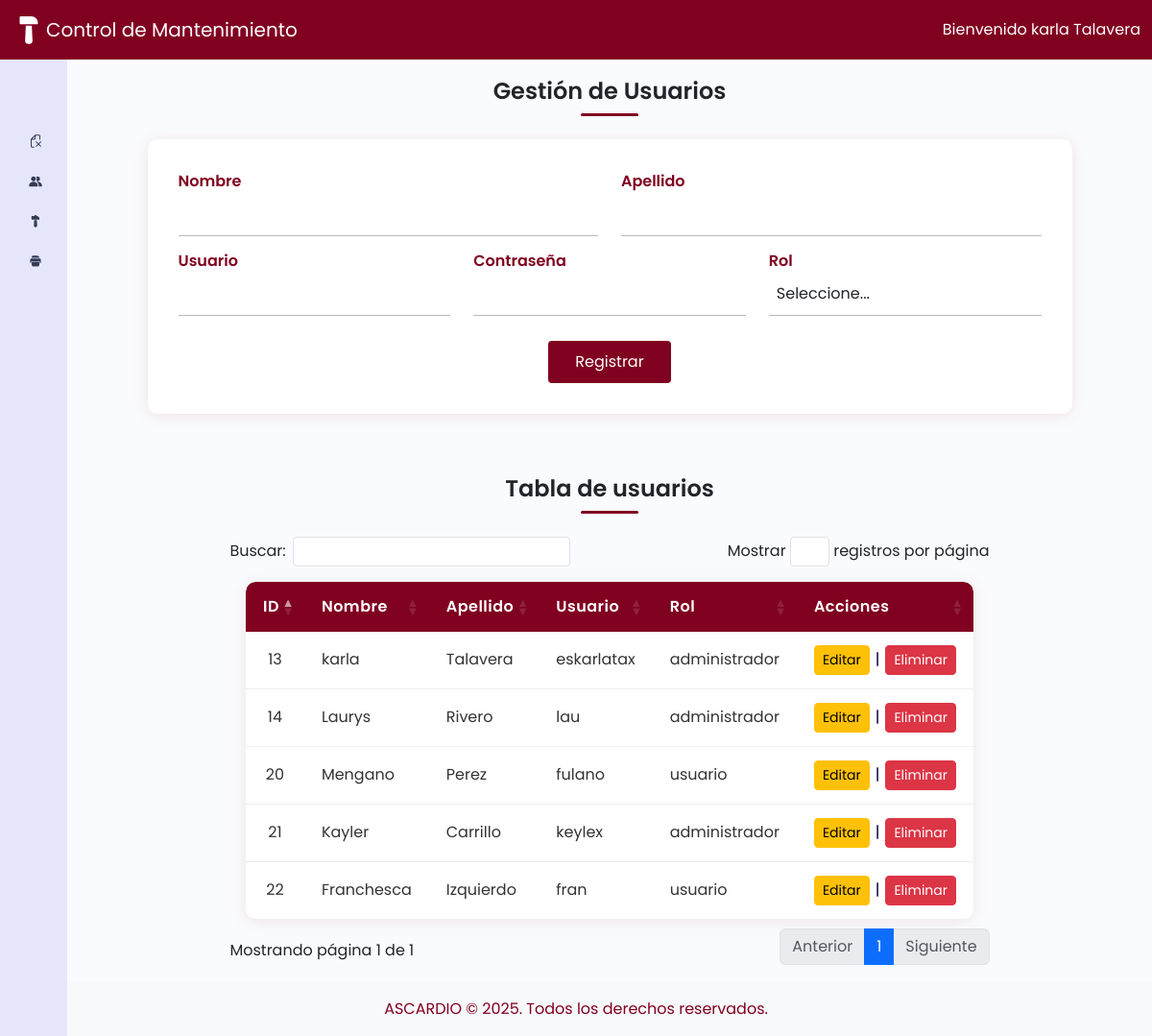
/index.php (signed in), run on the app's committed database.
### tables this page shows
CREATE TABLE `usuarios` (
  `id` int(11) NOT NULL,
  `nombre` varchar(50) NOT NULL,
  `apellido` varchar(50) NOT NULL,
  `usuario` varchar(50) NOT NULL,
  `contrasena` varchar(255) NOT NULL,
  `rol` enum('administrador','usuario') NOT NULL DEFAULT 'usuario'
);

### controladores/controladorUsuario.php (called while the page is built, shortened)
<?php
require_once dirname(__DIR__) . '/modelos/modeloUsuario.php';
class controladorUsuario {
    private $modelo;
    public function __construct() {
        $this->modelo = new modeloUsuario();
    }
    public function mostrarUsuarios() {
        $usuarioEditar = null;
        $usuarios = $this->modelo->obtenerUsuarios();
        require dirname(__DIR__) . '/vistas/vistaUsuario.php';
    }
}

### modelos/modeloUsuario.php (called while the page is built, shortened)
<?php
require_once dirname(__DIR__) . '/config/conexion.php';
class modeloUsuario {
    private $conexion;
    public function __construct() {
        $bd = new Base_Datos();
        $this->conexion = $bd->Conexion_Base_Datos();
    }
    public function obtenerUsuarios() {
        $sql = "SELECT * FROM usuarios";
        $stmt = $this->conexion->prepare($sql);
        $stmt->execute();
        return $stmt->fetchAll(PDO::FETCH_ASSOC);
    }
}

### config/conexion.php (called while the page is built, shortened)
<?php
  class Base_Datos{
    private $Nombre_Servidor = "localhost";
    private $Nombre_Base_Datos = "Mantenimiento_AscardioDB;";
    private $Nombre_Usuario = "root";
    private $Pass = "";
    public function Conexion_Base_Datos(){
       $this->Conexion = null;
       try{
             $this-> Conexion = new PDO("mysql:host={$this->Nombre_Servidor};dbname={$this->Nombre_Base_Datos}",
             $this->Nombre_Usuario,
             $this->Pass
        );
        $this->Conexion->setAttribute(PDO::ATTR_ERRMODE, PDO::ERRMODE_EXCEPTION);
       }catch(PDOException $e){
         die ("Error de Conexion:" . $e->getMessage());
       }
       return $this->Conexion;
    }
    }
?>

### vistas/vistaUsuario.php (the view, shortened to what this page needs)
<?php include 'header.php'; ?>
<div class="main p-3">
    <h1>Gestión de Usuarios</h1>
    <div class="titulo-linea"></div>
    <form method="POST" class="device-form mb-4">
        <section class="form-row">
            <label class="form-label flex-grow">
                Nombre
                <input type="text" class="form-control" name="nombre" required value="<?= isset($usuarioEditar) && $usuarioEditar ? htmlspecialchars($usuarioEditar['nombre']) : '' ?>">
            </label>
            <label class="form-label flex-grow">
                Apellido
                <input type="text" class="form-control" name="apellido" required value="<?= isset($usuarioEditar) && $usuarioEditar ? htmlspecialchars($usuarioEditar['apellido']) : '' ?>">
            </label>
        </section>
        <section class="form-row">
            <label class="form-label flex-grow">
                Usuario
                <input type="text" class="form-control" name="usuario" required value="<?= isset($usuarioEditar) && $usuarioEditar ? htmlspecialchars($usuarioEditar['usuario']) : '' ?>">
            </label>
            <label class="form-label flex-grow">
                Contraseña
                <input type="password" class="form-control" name="contrasena" <?= isset($usuarioEditar) && $usuarioEditar ? '' : 'required' ?>>
            </label>
            <label class="form-label flex-grow">
                Rol
                <select class="form-control" name="rol" required>
                    <option value="">Seleccione...</option>
                </select>
            </label>
        </section>
        <div class="form-buttons">
            <?php if (isset($usuarioEditar) && $usuarioEditar): ?>
                <button type="submit" name="actualizar" class="btn btn-primary">Actualizar</button>
                <a href="index.php?vista=usuarios" class="btn btn-secondary">Cancelar</a>
            <?php else: ?>
                <button type="submit" name="registrar" class="btn btn-primary">Registrar</button>
            <?php endif; ?>
        </div>
    </form>
    <h1>Tabla de usuarios</h1>
    <div class="titulo-linea"></div>
    <table class="device-table" id="usuariosTable">
        <thead>
            <tr>
                <th>ID</th>
                <th>Nombre</th>
                <th>Apellido</th>
                <th>Usuario</th>
                <th>Rol</th>
                <th>Acciones</th>
            </tr>
        </thead>
        <tbody>
            <?php foreach ($usuarios as $u): ?>
                <tr>
                    <td><?= htmlspecialchars($u['id']) ?></td>
                    <td><?= htmlspecialchars($u['nombre']) ?></td>
                    <td><?= htmlspecialchars($u['apellido']) ?></td>
                    <td><?= htmlspecialchars($u['usuario']) ?></td>
                    <td><?= htmlspecialchars($u['rol']) ?></td>
                    <td>
                        <div style="display:flex;align-items:center;gap:6px;">
                            <a href="index.php?vista=usuarios&editar=<?= urlencode($u['id']) ?>" class="btn btn-sm btn-warning">Editar</a>
                            <span>|</span>
                            <a href="index.php?vista=usuarios&eliminar=<?= urlencode($u['id']) ?>" class="btn btn-sm btn-danger" onclick="return confirm('¿Seguro que deseas eliminar este usuario?')">Eliminar</a>
                        </div>
                    </td>
                </tr>
            <?php endforeach; ?>
        </tbody>
    </table>
</div>
<?php include 'footer.php'; ?>

### vistas/estilos/style.css (style rules this page uses)
a { text-decoration: none; }
span { color: rgb(3, 3, 54) }
h1 { font-weight: 600; font-size: 1.5rem; text-align: center; margin-bottom: 8px; }
body { font-family: 'Poppins', sans-serif; }
.main { min-height: 100vh; width: 100%; overflow: hidden; background-color: #fafbfe; display: flex; flex-direction: column; align-items: center; }
.main { margin-top: 65px; margin-left: 70px; }

### vistas/estilos/estiloDispositivos.css (style rules this page uses)
.device-form { background: #fff; padding: 32px 32px 24px 32px; border-radius: 10px; box-shadow: 0 2px 16px rgba(128,0,32,0.10); margin-bottom: 32px; width: 90%; margin-left: auto; margin-right: auto; display: flex; flex-direction: column; align-items: center; }
.device-form .form-row { display: flex; gap: 24px; width: 100%; justify-content: space-between; margin-bottom: 10px; }
.device-form .flex-grow { flex: 1 1 0; margin-bottom: 16px; }
.device-form .form-control { border: none; border-bottom: 1.2px solid #bbb; border-radius: 0; padding: 10px 8px 10px 8px; font-size: 1rem; background: transparent; outline: none; box-shadow: none; width: 100%; transition: border-color 0.2s; }
.device-form .form-label { font-weight: 600; color: #800020; width: 100%; text-align: left; margin-bottom: 4px; }
.device-form button[name="registrar"] { width: auto; min-width: 120px; padding: 10px 28px; border-radius: 4px; border: none; background: #800020; color: #fff; font-size: 1rem; font-family: inherit; cursor: pointer; transition: background 0.2s; margin-bottom: 0; margin-right: auto; display: block; text-align: left; }
.device-table { max-width: 900px; margin-left: auto; margin-right: auto; width: 95%; border-collapse: separate; border-spacing: 0; background: #fff; border-radius: 10px; overflow: hidden; box-shadow: 0 2px 16px rgba(128,0,32,0.10); font-family: 'Poppins', Arial, sans-serif; }
.device-table th, .device-table td { padding: 14px 18px; border-bottom: 1px solid #eee; text-align: left; font-size: 1rem; }
@media (min-width: 768px) { .main.p-3 { padding-left: 30px !important; padding-right: 30px !important; } }
.device-table th { background: #800020; color: #fff; font-weight: 600; letter-spacing: 0.5px; border: none; }
.device-table tr:last-child td { border-bottom: none; }
.device-table td { color: #333; vertical-align: middle; }
.device-table th:first-child, .device-table td:first-child { text-align: center; width: 50px; }
.device-table th, .device-table td { position: relative; }
.device-table th:first-child { border-top-left-radius: 10px; }
.device-table th:last-child { border-top-right-radius: 10px; }
.device-table tr:last-child td:first-child { border-bottom-left-radius: 10px; }
.device-table tr:last-child td:last-child { border-bottom-right-radius: 10px; }
.device-form .form-buttons { display: flex; gap: 12px; margin-top: 12px; margin-bottom: 8px; align-items: center; }

### vistas/estilos/estiloUsuarios.css (style rules this page uses)
.titulo-linea { width: 60px; height: 3px; background: #800020; margin: 0 auto 24px auto; border-radius: 2px; }

### data on the page
usuarios: id "13", nombre "karla", apellido "Talavera", usuario "eskarlatax", rol "administrador"
usuarios: id "14", nombre "Laurys", apellido "Rivero", usuario "lau", rol "administrador"
usuarios: id "20", nombre "Mengano", apellido "Perez", usuario "fulano", rol "usuario"
usuarios: id "21", nombre "Kayler", apellido "Carrillo", usuario "keylex", rol "administrador"
usuarios: id "22", nombre "Franchesca", apellido "Izquierdo", usuario "fran", rol "usuario"
